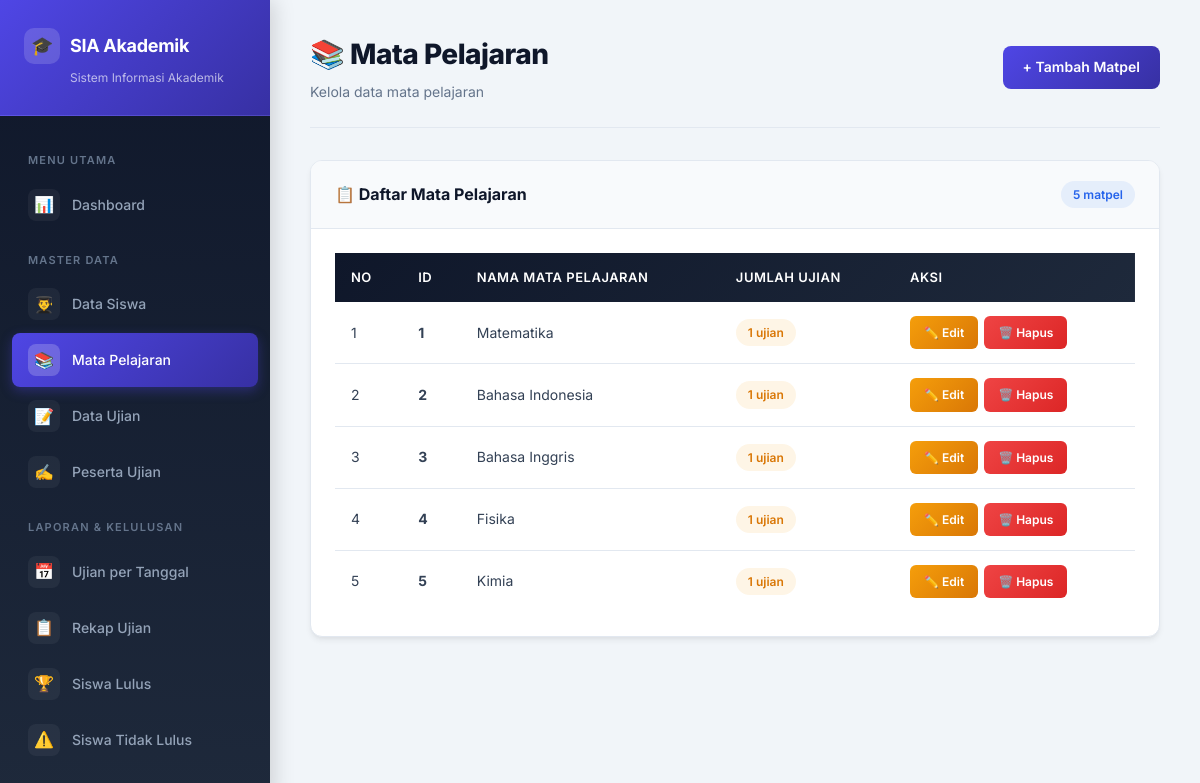
Page /matpel/index.php on the committed database.
### tables this page shows
CREATE TABLE IF NOT EXISTS mata_pelajaran (
    ID_MATPEL INT AUTO_INCREMENT PRIMARY KEY,
    Nama_Matpel VARCHAR(50) NOT NULL
);

### matpel/index.php (the view, shortened to what this page needs)
<?php
require_once '../config/database.php';
require_once '../includes/header.php';
$result = $conn->query("SELECT * FROM mata_pelajaran ORDER BY ID_MATPEL ASC");
?>
<div class="page-header">
    <div>
        <h1>📚 Mata Pelajaran</h1>
        <p>Kelola data mata pelajaran</p>
    </div>
    <a href="create.php" class="btn btn-primary">+ Tambah Matpel</a>
</div>
<div class="card">
    <div class="card-header">
        <h3>📋 Daftar Mata Pelajaran</h3>
        <span class="badge badge-info"><?= $result->num_rows ?> matpel</span>
    </div>
    <div class="card-body">
        <div class="table-responsive">
            <table>
                <thead>
                    <tr>
                        <th>No</th>
                        <th>ID</th>
                        <th>Nama Mata Pelajaran</th>
                        <th>Jumlah Ujian</th>
                        <th>Aksi</th>
                    </tr>
                </thead>
                <tbody>
                    <?php if ($result->num_rows > 0): ?>
                        <?php $no = 1; while ($row = $result->fetch_assoc()):
                            $jml = $conn->query("SELECT COUNT(*) as c FROM ujian WHERE ID_MATPEL = {$row['ID_MATPEL']}")->fetch_assoc()['c'];
                        ?>
                            <tr>
                                <td><?= $no++ ?></td>
                                <td><strong><?= $row['ID_MATPEL'] ?></strong></td>
                                <td><?= htmlspecialchars($row['Nama_Matpel']) ?></td>
                                <td><span class="badge badge-warning"><?= $jml ?> ujian</span></td>
                                <td>
                                    <div class="btn-group">
                                        <a href="edit.php?id=<?= $row['ID_MATPEL'] ?>" class="btn btn-sm btn-warning">✏️ Edit</a>
                                        <button onclick="confirmDelete('index.php?delete=<?= $row['ID_MATPEL'] ?>', '<?= htmlspecialchars($row['Nama_Matpel']) ?>')" class="btn btn-sm btn-danger">🗑️ Hapus</button>
                                    </div>
                                </td>
                            </tr>
                        <?php endwhile; ?>
                    <?php endif; ?>
                </tbody>
            </table>
        </div>
    </div>
</div>
<?php require_once '../includes/footer.php'; ?>

### assets/css/style.css (style rules this page uses)
:root { --primary: #4f46e5; --primary-light: #818cf8; --primary-dark: #3730a3; --secondary: #0ea5e9; --secondary-light: #38bdf8; --accent: #f59e0b; --accent-light: #fbbf24; --success: #10b981; --success-light: #34d399; --danger: #ef4444; --danger-light: #f87171; --warning: #f59e0b; --info: #3b82f6; --dark: #0f172a; --dark-2: #1e293b; --dark-3: #334155; --gray: #64748b; --gray-light: #94a3b8; --gray-lighter: #cbd5e1; --light: #f1f5f9; --lighter: #f8fafc; --white: #ffffff; --border: #e2e8f0; --shadow-sm: 0 1px 2px rgba(0,0,0,0.05); --shadow: 0 4px 6px -1px rgba(0,0,0,0.07), 0 2px 4px -2px rgba(0,0,0,0.05); --shadow-md: 0 10px 15px -3px rgba(0,0,0,0.08), 0 4px 6px -4px rgba(0,0,0,0.05); --shadow-lg: 0 20px 25px -5px rgba(0,0,0,0.1), 0 8px 10px -6px rgba(0,0,0,0.05); --radius: 12px; --radius-sm: 8px; --radius-lg: 16px; --transition: all 0.3s cubic-bezier(0.4, 0, 0.2, 1); }
* { margin: 0; padding: 0; box-sizing: border-box; }
body { font-family: 'Inter', -apple-system, BlinkMacSystemFont, sans-serif; background: var(--light); color: var(--dark); line-height: 1.6; min-height: 100vh; }
.page-header { display: flex; justify-content: space-between; align-items: center; margin-bottom: 32px; padding-bottom: 24px; border-bottom: 1px solid var(--border); }
.page-header h1 { font-size: 28px; font-weight: 800; color: var(--dark); letter-spacing: -0.5px; }
.page-header p { color: var(--gray); font-size: 14px; margin-top: 4px; }
.card { background: var(--white); border-radius: var(--radius); box-shadow: var(--shadow); border: 1px solid var(--border); margin-bottom: 24px; overflow: hidden; }
.card-header { padding: 20px 24px; border-bottom: 1px solid var(--border); display: flex; justify-content: space-between; align-items: center; background: var(--lighter); }
.card-header h3 { font-size: 16px; font-weight: 700; color: var(--dark); display: flex; align-items: center; gap: 8px; }
.card-body { padding: 24px; }
.table-responsive { overflow-x: auto; }
table { width: 100%; border-collapse: collapse; font-size: 14px; }
table thead { background: linear-gradient(135deg, var(--dark) 0%, var(--dark-2) 100%); }
table thead th { color: var(--white); padding: 14px 16px; text-align: left; font-weight: 600; font-size: 13px; text-transform: uppercase; letter-spacing: 0.5px; white-space: nowrap; }
table tbody tr { border-bottom: 1px solid var(--border); transition: var(--transition); }
table tbody tr:last-child { border-bottom: none; }
table tbody td { padding: 14px 16px; color: var(--dark-3); }
.btn { display: inline-flex; align-items: center; gap: 8px; padding: 10px 20px; border: none; border-radius: var(--radius-sm); font-size: 14px; font-weight: 600; font-family: 'Inter', sans-serif; cursor: pointer; transition: var(--transition); text-decoration: none; white-space: nowrap; }
.btn-primary { background: linear-gradient(135deg, var(--primary), var(--primary-dark)); color: var(--white); }
.btn-danger { background: linear-gradient(135deg, var(--danger), #dc2626); color: var(--white); }
.btn-warning { background: linear-gradient(135deg, var(--accent), #d97706); color: var(--white); }
.btn-sm { padding: 7px 14px; font-size: 12px; border-radius: 6px; }
.btn-group { display: flex; gap: 6px; }
.badge { display: inline-flex; align-items: center; gap: 4px; padding: 4px 12px; border-radius: 20px; font-size: 12px; font-weight: 600; }
.badge-info { background: rgba(59,130,246,0.1); color: #2563eb; }
.badge-warning { background: rgba(245,158,11,0.1); color: #d97706; }

### rows in the picture
mata_pelajaran: ID_MATPEL "1", Nama_Matpel "Matematika"
mata_pelajaran: ID_MATPEL "2", Nama_Matpel "Bahasa Indonesia", jml "1"
mata_pelajaran: ID_MATPEL "3", Nama_Matpel "Bahasa Inggris", jml "1"
mata_pelajaran: ID_MATPEL "4", Nama_Matpel "Fisika", jml "1"
mata_pelajaran: ID_MATPEL "5", Nama_Matpel "Kimia", jml "1"

### other values in the picture
$result->num_rows "5"
